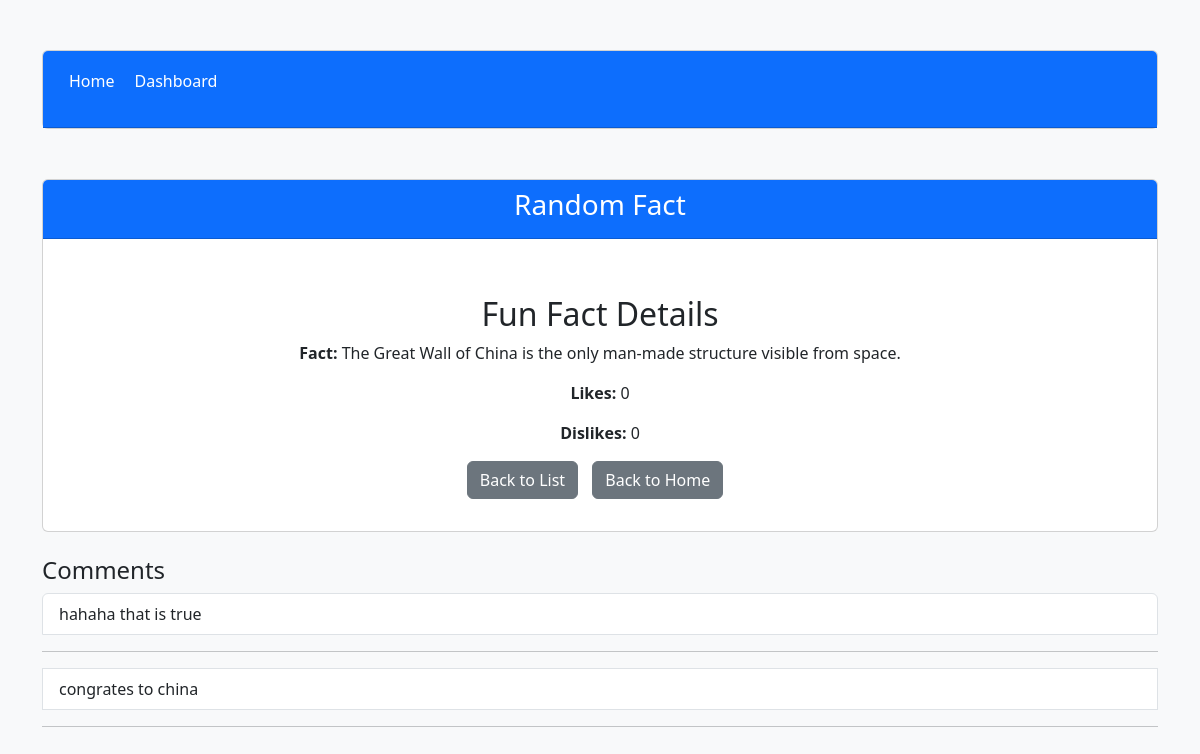
Page /facts/1/ on the committed database.
### facts/models.py (models this page shows)
class Fact(models.Model):
    text = models.TextField()  # The fact text
    likes = models.IntegerField(default=0)
    dislikes = models.IntegerField(default=0)

class Comment(models.Model):
    fact = models.ForeignKey(Fact, on_delete=models.CASCADE, related_name='comments')
    content = models.TextField()

### facts/views.py (the view)
# urls.py: path('facts/<int:fact_id>/', views.view_fact_view, name='view_fact'),
def view_fact_view(request, fact_id):
    fact = get_object_or_404(Fact, id=fact_id)
    return render(request, 'facts/view_fact.html', {'fact': fact})

### facts/templates/facts/view_fact.html (shortened to what this page needs)
<!DOCTYPE html>
<html lang="en">
  <head>
    <link
      href="https://cdn.jsdelivr.net/npm/bootstrap@5.3.0-alpha1/dist/css/bootstrap.min.css"
      rel="stylesheet"
    />
  </head>
  <body>
    <div class="container">
      <div class="card text-center">
        <div class="card-header bg-primary text-white">
          <nav>
            <ul>
              <li><a href="{% url 'random_fact' %}">Home</a></li>
              <li><a href="{% url 'dashboard' %}">Dashboard</a></li>
            </ul>
          </nav>
        </div>
      </div>
      <div class="card text-center">
        <div class="card-header bg-primary text-white">
          <h3>Random Fact</h3>
        </div>
        <div class="card-body">
          <div class="d-flex justify-content-center my-3">
            <div class="container mt-4">
              <h2>Fun Fact Details</h2>
              <p><strong>Fact:</strong> {{ fact.text }}</p>
              <p><strong>Likes:</strong> {{ fact.likes }}</p>
              <p><strong>Dislikes:</strong> {{ fact.dislikes }}</p>
              <a href="{% url 'dashboard' %}" class="btn btn-secondary"
                >Back to List</a
              >
              <a href="{% url 'random_fact' %}" class="btn btn-secondary"
                >Back to Home</a
              >
            </div>
          </div>
        </div>
      </div>
      <div class="comments-section mt-4">
        <h4>Comments</h4>
        <ul id="comments-list" class="list-group">
          {% for comment in fact.comments.all %}
          <li class="list-group-item">{{ comment.content }}</li>
          <hr />
          {% endfor %}
        </ul>
      </div>
    </div>
  </body>
</html>

### facts/templates/facts/view_fact.html (style rules this page uses)
body { background-color: #f8f9fa; }
.card { margin-top: 50px; }
.btn { margin-right: 10px; }
.comments-section { margin-top: 30px; }
nav ul { list-style: none; display: flex; padding: 10px; }
nav ul li { margin-right: 20px; }
nav ul li a { color: white; text-decoration: none; }

### rows in the picture
Fact: text "The Great Wall of China is the only man-made structure visible from space.", likes "0", dislikes "0"
Comment: content "hahaha that is true"
Comment: content "congrates to china"
